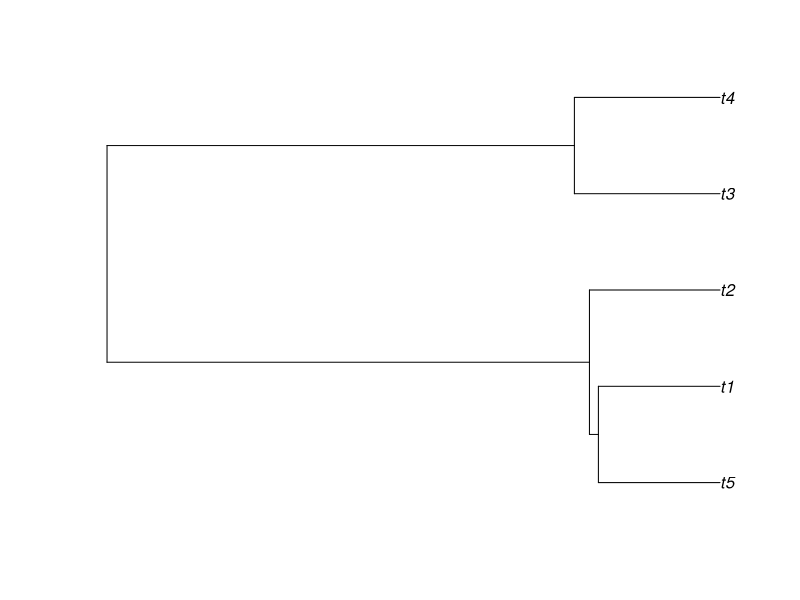

Reproduce this figure in R.
## ---- chunk 1
2+3
library(ape)
plot(rcoal(5))
